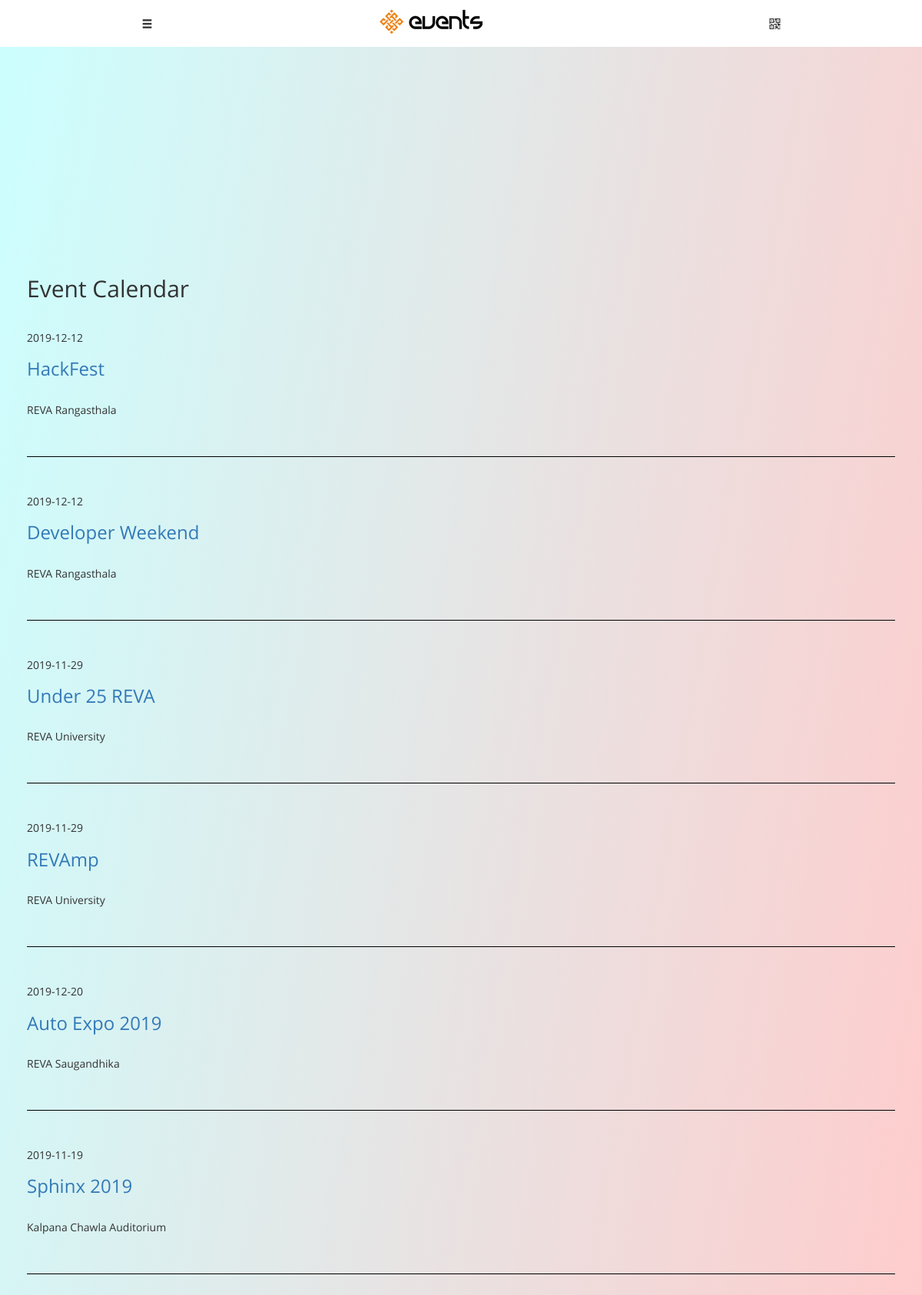
The page /Event (signed in) on the database its author committed.
### app/models.py (models this page shows, shortened)
class Event(db.Model):
    id = db.Column(db.Integer, primary_key=True)
    name = db.Column(db.String(120))
    body = db.Column(db.String(140))
    venue = db.Column(db.String(140))
    branch = db.Column(db.String(140))
    image = db.Column(db.String(140))
    timestamp = db.Column(db.Date, index=True, default=datetime.utcnow)

### app/routes.py (the view)
@app.route('/Event')
def calander():
    events = Event.query.all()
    return render_template('Event_Calandar1.html', events = events)

### app/models.py (called while the page is built)
@login.user_loader
def load_user(id):
    return User.query.get(int(id))

### app/templates/Event_Calandar1.html
{% extends "base.html" %}
{% block content %}
    <div class="container-fluid">
    <div>
        <h2 class="new_font" style="margin-top: 30%;">Event Calendar </h2><br>
        {% for evn in events %}
        <ul>
          <li><b><h5 class="new_font">{{evn.timestamp}}</h5></b></li>
          <li><h3><a class="new_font" href="/evn_det?id={{evn.id}}">{{evn.name}}</a></h3>
            <br>
            <span class="new_font">{{evn.venue}}</span></a> </li>
        </ul>
        <br>
        <hr style="
        width: 100%;
        border-style: solid;
        border-color: black;
    ">
        <br>
        {% endfor %}
    </div>
    {% endblock %}

### app/static/css/Event_Calandar1.css (style rules this page uses)
ul { list-style-type: none; }
body { font-family: Verdana, sans-serif; }

### app/static/css/master2.css (style rules this page uses)
hr { color: #EE4633; width: 10px; }

### app/static/css/certi.css (style rules this page uses)
body { background: linear-gradient(100deg,#ccffff,#ffcccc); top right no-repeat; background-attachment:fixed; }
ul { margin:0; padding:0; list-style:none; }

### app/static/css/event details.css (style rules this page uses)
body { background: linear-gradient(100deg, #ccffff, #ffcccc); }

### app/static/css/profile.css (style rules this page uses)
body { padding-top: 68px; padding-bottom: 30px; }

### app/static/css/events main.css (style rules this page uses)
body { background: linear-gradient(100deg, #ccffff , #ffcccc); }

### app/static/css/final.css (style rules this page uses)
.new_font { font-family: 'Product Sans'; }

### app/templates/base.html (style rules this page uses)
body { background: linear-gradient(100deg, #CCFFFF,#FFCCCC); font-family: 'Montserrat', sans-serif; max-width:100%; }
html,body { margin:0; padding:0; height:100%; width:100%; }
body { background-repeat: no-repeat; background-attachment: fixed; background-position: center; }

### rows shown on the page
Event: timestamp "2019-12-12", name "HackFest", venue "REVA Rangasthala"
Event: timestamp "2019-12-12", name "Developer Weekend", venue "REVA Rangasthala"
Event: timestamp "2019-11-29", name "Under 25 REVA", venue "REVA University"
Event: timestamp "2019-11-29", name "REVAmp", venue "REVA University"
Event: timestamp "2019-12-20", name "Auto Expo 2019", venue "REVA Saugandhika"
Event: timestamp "2019-11-19", name "Sphinx 2019", venue "Kalpana Chawla Auditorium"
